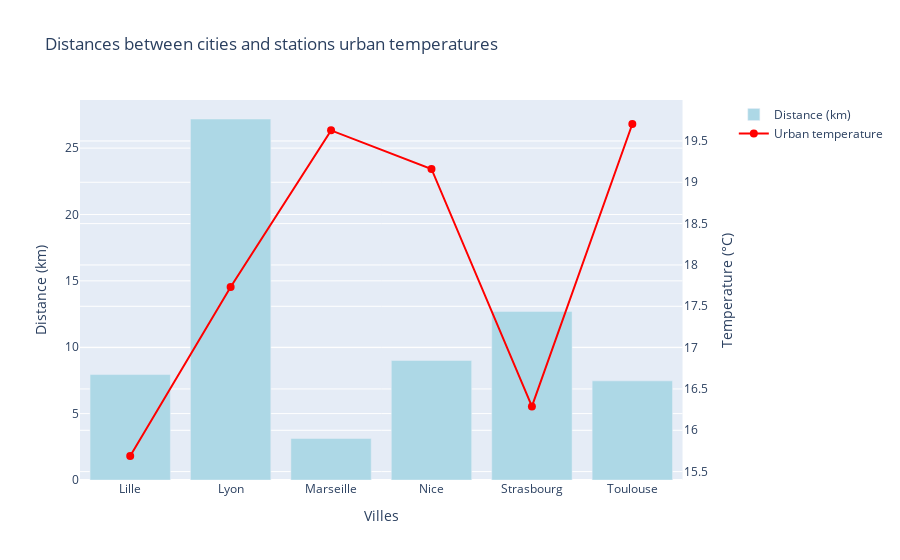

Notebook code for this chart:
### Code cell
fig1 = px.scatter_geo(
    matched_cities,
    lat='lat',
    lon='lon',
    hover_name='ville',
    size='distance_km',
    color='urban_temp_celsius',
    color_continuous_scale='thermal',
    title='Association of cities with their nearest weather stations',
    scope='europe'
)

fig1.add_scattergeo(
    lat=matched_cities['station_lat'],
    lon=matched_cities['station_lon'],
    mode='markers',
    marker=dict(symbol='x', size=8, color='red'),
    name='Meteo stations'
)

for _, row in matched_cities.iterrows():
    fig1.add_trace(
        go.Scattergeo(
            lon=[row['lon'], row['station_lon']],
            lat=[row['lat'], row['station_lat']],
            mode='lines',
            line=dict(width=1, color='gray'),
            showlegend=False
        )
    )

fig1.update_layout(geo=dict(projection_scale=8, center=dict(lat=46.5, lon=2)))


fig2 = make_subplots(specs=[[{"secondary_y": True}]])

fig2.add_trace(
    go.Bar(
        x=matched_cities['ville'],
        y=matched_cities['distance_km'],
        name='Distance (km)',
        marker_color='lightblue'
    ),
    secondary_y=False
)

fig2.add_trace(
    go.Scatter(
        x=matched_cities['ville'],
        y=matched_cities['urban_temp_celsius'],
        name='Urban temperature',
        mode='lines+markers',
        line=dict(color='red'),
        marker=dict(size=8)
    ),
    secondary_y=True
)

fig2.update_layout(
    title='Distances between cities and stations urban temperatures',
    xaxis_title='Villes',
    showlegend=True
)

fig2.update_yaxes(title_text='Distance (km)', secondary_y=False)
fig2.update_yaxes(title_text='Temperature (°C)', secondary_y=True)

fig1.show()
fig2.show()

### Figure 1 — Plotly figure (JSON) as saved in the notebook; plotly's stock layout.template omitted (floating-point values rounded to 4 significant figures)
{"data": [{"marker": {"color": "lightblue"}, "name": "Distance (km)", "type": "bar", "x": ["Lille", "Lyon", "Marseille", "Nice", "Strasbourg", "Toulouse"], "xaxis": "x", "y": [7.943, 27.19, 3.128, 9.004, 12.7, 7.467], "yaxis": "y"}, {"line": {"color": "red"}, "marker": {"size": 8}, "mode": "lines+markers", "name": "Urban temperature", "type": "scatter", "x": ["Lille", "Lyon", "Marseille", "Nice", "Strasbourg", "Toulouse"], "xaxis": "x", "y": [15.69, 17.73, 19.63, 19.16, 16.29, 19.71], "yaxis": "y2"}], "layout": {"showlegend": true, "title": {"text": "Distances between cities and stations urban temperatures"}, "xaxis": {"anchor": "y", "domain": [0, 0.94], "title": {"text": "Villes"}}, "yaxis": {"anchor": "x", "domain": [0, 1], "title": {"text": "Distance (km)"}}, "yaxis2": {"anchor": "x", "overlaying": "y", "side": "right", "title": {"text": "Temperature (°C)"}}}}
